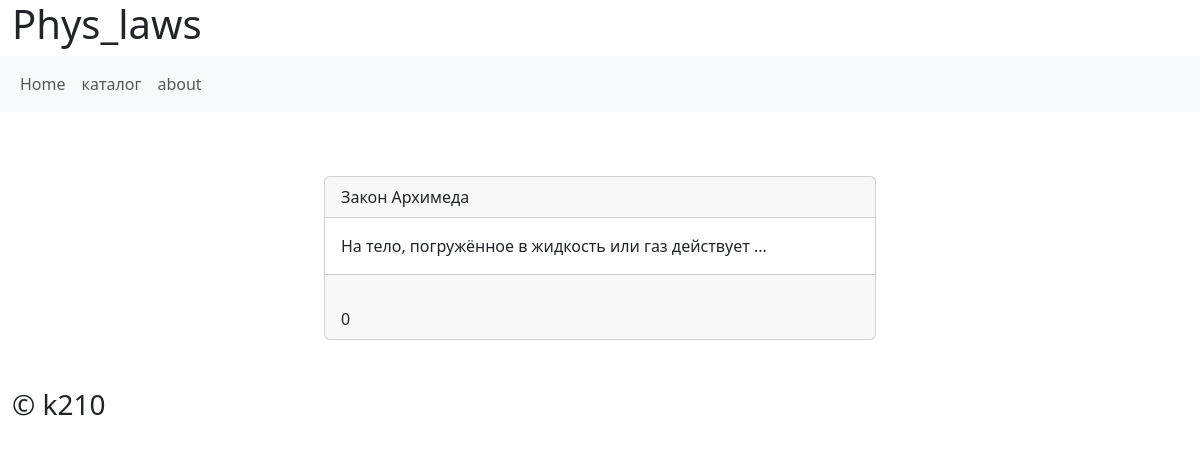
The app's page /catalog/2/ with its own data.
### catalog/models.py (models this page shows)
class Laws(models.Model):
    title = models.CharField(max_length=256, verbose_name='название закона')
    text = models.TextField('Закон')
    year = models.BigIntegerField('год')
    author_id = models.ForeignKey(
        Authors,
        on_delete=models.CASCADE,
        verbose_name='закон'
    )
    section_id = models.ForeignKey(
        Sections,
        on_delete=models.CASCADE,
        related_name='laws',
        verbose_name='раздел'
    )
    formula = models.ImageField('формула', upload_to='formulas', blank=True)
    class Meta:
        verbose_name = 'закон'
        verbose_name_plural = 'Законы'

### catalog/views.py (the view)
# urls.py: path('<int:pk>/', views.law_detail, name='law_detail'),
def law_detail(request, pk):
    template_name = "catalog/law_detail.html"
    law = Laws.objects.get(pk=pk+1)
    context = {
        'law': law,
    }
    return render(request, template_name, context)

### templates/catalog/law_detail.html (shortened to what this page needs)
{% extends 'base.html' %}
{% block content %}
<div class="container py-5 col-6">
  <div class="container mt-3">
    <div class="card">
      <div class="card-header">
        {{ law.title}}
        <br>
      </div>
      <div class="card-body">{{ law.text }}</div>
      <div class="card-footer">
        {{ law.author }}<br> {{ law.year }} <br>{{ law.country }}
      </div>
    </div>
  </div>
</div>
{% endblock %}

### records on screen
Laws: title "Закон Архимеда", text "На тело, погружённое в жидкость или газ действует ...", year "0"
